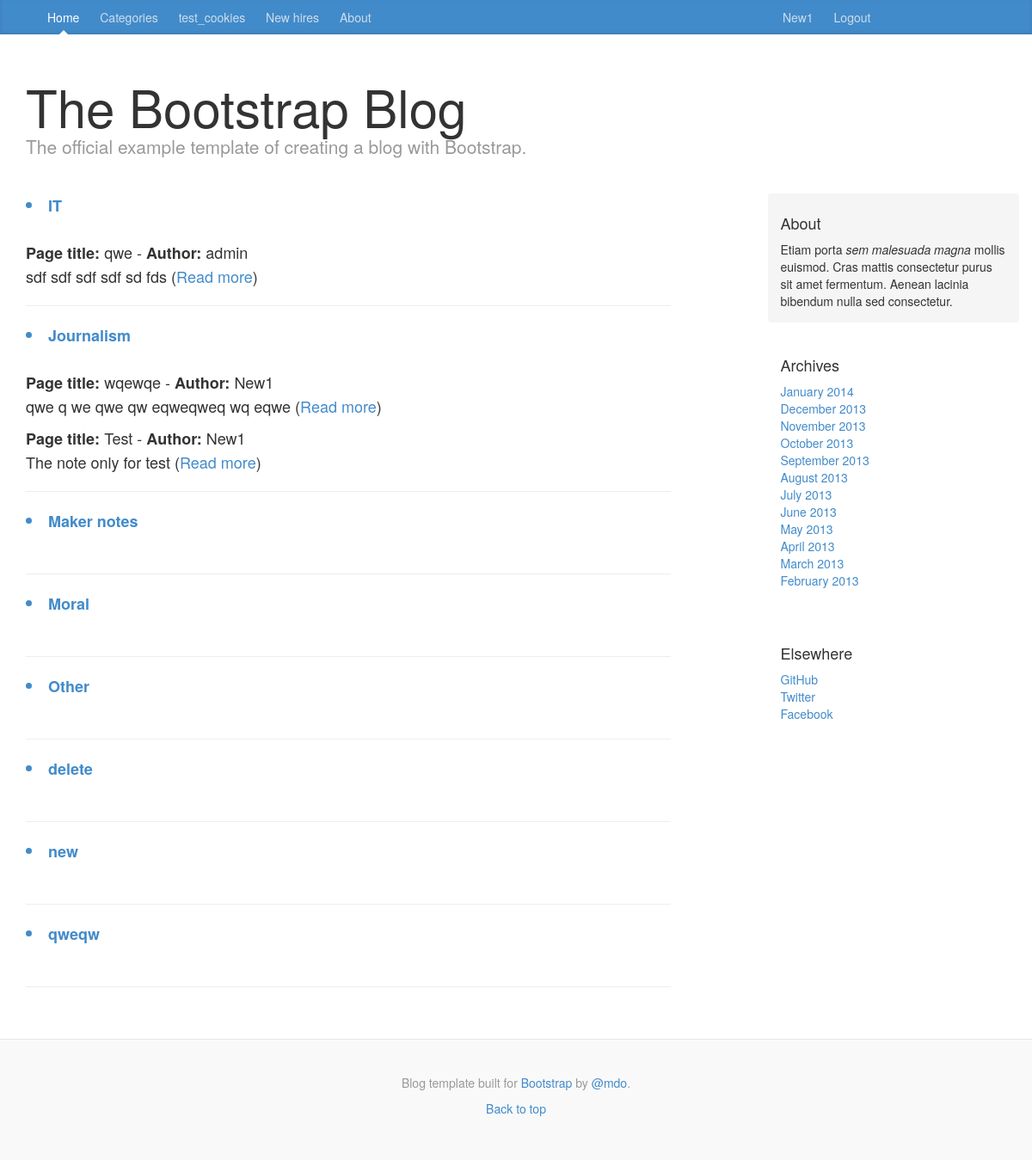
Page /blog/categories_list/ (signed in) on the committed database.
### blog/models.py (models this page shows, shortened)
class Category(models.Model):
    name = models.CharField(max_length=256,unique=True)
    slug = models.SlugField(unique=True)
    note_number = models.IntegerField(default=0)
    class Meta:
        verbose_name_plural = 'categories'

class Page(models.Model):
    category = models.ForeignKey(Category)
    id = models.IntegerField(primary_key=True)
    title = models.CharField(max_length=128)
    author = models.CharField(max_length=128)
    date_print = models.DateTimeField(auto_now_add=True)
    content = models.CharField(max_length=5000,)
    views = models.IntegerField(default=0)
    likes = models.IntegerField(default=0)
    favorite = models.BooleanField(default=False)

### blog/views.py (the view)
# urls.py: url(r'^categories_list/(?P<id>[1-9]+)/$', views.show_page, name='show_page'),
def categories_list(request):
    category_list = Category.objects.order_by('name')
    page_list = Page.objects.order_by('-title')
    context_dict = {'message': "Vitalii", 'categories': category_list, 'pages': page_list}
    return render(request, 'blog/categories_list.html', context_dict)

### template/blog/categories_list.html (shortened to what this page needs)
{% extends 'blog/base.html' %}
{% block body_block %}
    <div class="blog-post">
        {% if categories %}
            {% for category  in categories %}
                <a href="{% url 'show_category' category.slug  %}"><li><strong>{{ category.name }}</strong></li></a><br>
                {% if pages %}
                        {% for page in pages %}
                            {% if page.category == category %}
                                       <strong>Page title:</strong> {{ page.title }} -
                                        <strong>Author:</strong> {{ page.author }}<br>
                                            <p id="wrap_text" >{{  page.content|wordwrap:254 }}
                                                (<a href="{% url 'show_page' page.id %}">Read more</a>)</p>
                            {% endif %}
                        {% endfor %} <hr>
                {% endif %}
            {% endfor %}
        {% else %}
            Something wrong
        {% endif %}
    </div>
{% endblock %}

### template/blog/base.html (shortened to what this page needs)
<!DOCTYPE html>
{% load staticfiles %}
<html lang="en"><head><meta http-equiv="Content-Type" content="text/html; charset=UTF-8">
<link href="{% static 'css/blog.css'%}" rel="stylesheet">
<link href="{% static 'css/bootstrap.min.css' %}" rel="stylesheet">
<link href="{% static 'css/font-awesome.css'%}" rel="stylesheet">
<style id="holderjs-style" type="text/css"></style></head>
<body>
<div class="blog-masthead">
  <div class="container">
    <nav class="blog-nav col-sm-9">
      <a class="blog-nav-item active" href="{% url 'blog' %}">Home</a>
        {% if user.is_authenticated %}
            <a class="blog-nav-item" href="{% url 'categories_list' %}">Categories</a>
        {% else %}
            <a class="blog-nav-item" href="#">Think</a>
        {% endif %}
      <a class="blog-nav-item" href="{% url 'test_cookies' %}">test_cookies</a>
      <a class="blog-nav-item" href="#">New hires</a>
      <a class="blog-nav-item" href="#">About</a>
    </nav>
    <nav class="blog-nav col-sm-3">
        {% if user.is_authenticated %}
            <a class="blog-nav-item" href="{% url 'profile' user.username %}">{{ user.username }}</a>
            <a class="blog-nav-item" href="{% url 'auth_logout' %}?next=/blog/">Logout</a>
        {% else %}
            <a class="blog-nav-item" href="{% url 'registration_register' %}">Register Here</a>
            <a class="blog-nav-item" href="{% url 'auth_login' %}">Login</a>
        {% endif %}
    </nav>
  </div>
</div>
<div class="container">
  <div class="blog-header">
    <h1 class="blog-title">The Bootstrap Blog</h1>
    <p class="lead blog-description">The official example template of creating a blog with Bootstrap.</p>
  </div>
  <div class="row">
    <div class="col-sm-8 blog-main">
        {% block body_block %}
        {% endblock %}
    </div>
    <div class="col-sm-3 col-sm-offset-1 blog-sidebar">
      <div class="sidebar-module sidebar-module-inset">
        <h4>About</h4>
        <p>Etiam porta <em>sem malesuada magna</em> mollis euismod. Cras mattis consectetur purus sit amet fermentum. Aenean lacinia bibendum nulla sed consectetur.</p>
      </div>
      <div class="sidebar-module">
        <h4>Archives</h4>
        <ol class="list-unstyled">
          <li><a href="#">January 2014</a></li>
          <li><a href="#">December 2013</a></li>
          <li><a href="#">November 2013</a></li>
          <li><a href="#">October 2013</a></li>
          <li><a href="#">September 2013</a></li>
          <li><a href="#">August 2013</a></li>
          <li><a href="#">July 2013</a></li>
          <li><a href="#">June 2013</a></li>
          <li><a href="#">May 2013</a></li>
          <li><a href="#">April 2013</a></li>
          <li><a href="#">March 2013</a></li>
          <li><a href="#">February 2013</a></li>
        </ol>
      </div>
      <div class="sidebar-module">
        <h4>Elsewhere</h4>
        <ol class="list-unstyled">
          <li><a href="#">GitHub</a></li>
          <li><a href="#">Twitter</a></li>
          <li><a href="#">Facebook</a></li>
        </ol>
      </div>
    </div>
  </div>
</div>
<div class="blog-footer">
  <p>Blog template built for <a href="#">Bootstrap</a> by <a href="#">@mdo</a>.</p>
  <p>
    <a href="#">Back to top</a>
  </p>
</div>
</body>
</html>

### static/css/blog.css (style rules this page uses)
body { font-family: Georgia, "Times New Roman", Times, serif; color: #555; }
h1, .h1, h2, .h2, h3, .h3, h4, .h4, h5, .h5, h6, .h6 { margin-top: 0; font-family: "Helvetica Neue", Helvetica, Arial, sans-serif; font-weight: normal; color: #333; }
@media (min-width: 1200px) { .container { width: 970px; } }
.blog-masthead { background-color: #428bca; box-shadow: inset 0 -2px 5px rgba(0,0,0,.1); }
.blog-nav-item { position: relative; display: inline-block; padding: 10px; font-weight: 500; color: #cdddeb; }
.blog-nav .active { color: #fff; }
.blog-nav .active:after { position: absolute; bottom: 0; left: 50%; width: 0; height: 0; margin-left: -5px; vertical-align: middle; content: " "; border-right: 5px solid transparent; border-bottom: 5px solid; border-left: 5px solid transparent; }
.blog-header { padding-top: 20px; padding-bottom: 20px; }
.blog-title { margin-top: 30px; margin-bottom: 0; font-size: 60px; font-weight: normal; }
.blog-description { font-size: 20px; color: #999; }
.blog-main { font-size: 18px; line-height: 1.5; }
.sidebar-module { padding: 15px; margin: 0 -15px 15px; }
.sidebar-module-inset { padding: 15px; background-color: #f5f5f5; border-radius: 4px; }
.sidebar-module-inset p:last-child, .sidebar-module-inset ul:last-child, .sidebar-module-inset ol:last-child { margin-bottom: 0; }
#wrap_text { width: 600px; word-break: break-all; white-space: normal; }
.blog-post { margin-bottom: 60px; }
.blog-footer { padding: 40px 0; color: #999; text-align: center; background-color: #f9f9f9; border-top: 1px solid #e5e5e5; }

### rows in the picture
Category: name "IT"
Page: title "qwe", author "admin", content "sdf sdf sdf sdf sd fds"
Category: name "Journalism"
Page: title "wqewqe", author "New1", content "qwe q we qwe qw eqweqweq wq eqwe"
Page: title "Test", author "New1", content "The note only for test"
Category: name "Maker notes"
Category: name "Moral"
Category: name "Other"
Category: name "delete"
Category: name "new"
Category: name "qweqw"

### other values in the picture
{{ user.username }} "New1"
